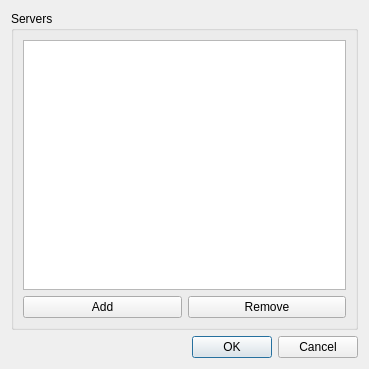
<?xml version="1.0" encoding="UTF-8"?>
<ui version="4.0">
 <class>LoginServers</class>
 <widget class="QDialog" name="LoginServers">
  <property name="geometry">
   <rect>
    <x>0</x>
    <y>0</y>
    <width>369</width>
    <height>369</height>
   </rect>
  </property>
  <property name="windowTitle">
   <string>Login Servers</string>
  </property>
  <layout class="QGridLayout" name="gridLayout_4">
   <item row="0" column="0">
    <widget class="QGroupBox" name="groupBox_servers">
     <property name="title">
      <string>Servers</string>
     </property>
     <layout class="QGridLayout" name="gridLayout_3">
      <item row="0" column="0">
       <layout class="QGridLayout" name="gridLayout_2">
        <item row="1" column="0">
         <layout class="QGridLayout" name="gridLayout">
          <item row="0" column="1">
           <widget class="QPushButton" name="pushButton_2">
            <property name="text">
             <string>Remove</string>
            </property>
           </widget>
          </item>
          <item row="0" column="0">
           <widget class="QPushButton" name="pushButton">
            <property name="text">
             <string>Add</string>
            </property>
           </widget>
          </item>
         </layout>
        </item>
        <item row="0" column="0">
         <widget class="QListWidget" name="listWidget">
          <property name="styleSheet">
           <string notr="true">alternate-background-color: rgb(207, 207, 207);</string>
          </property>
         </widget>
        </item>
       </layout>
      </item>
     </layout>
    </widget>
   </item>
   <item row="1" column="0">
    <widget class="QDialogButtonBox" name="buttonBox">
     <property name="orientation">
      <enum>Qt::Horizontal</enum>
     </property>
     <property name="standardButtons">
      <set>QDialogButtonBox::Cancel|QDialogButtonBox::Ok</set>
     </property>
    </widget>
   </item>
  </layout>
 </widget>
 <resources/>
 <connections>
  <connection>
   <sender>buttonBox</sender>
   <signal>accepted()</signal>
   <receiver>LoginServers</receiver>
   <slot>accept()</slot>
   <hints>
    <hint type="sourcelabel">
     <x>248</x>
     <y>254</y>
    </hint>
    <hint type="destinationlabel">
     <x>157</x>
     <y>274</y>
    </hint>
   </hints>
  </connection>
  <connection>
   <sender>buttonBox</sender>
   <signal>rejected()</signal>
   <receiver>LoginServers</receiver>
   <slot>reject()</slot>
   <hints>
    <hint type="sourcelabel">
     <x>316</x>
     <y>260</y>
    </hint>
    <hint type="destinationlabel">
     <x>286</x>
     <y>274</y>
    </hint>
   </hints>
  </connection>
 </connections>
</ui>
